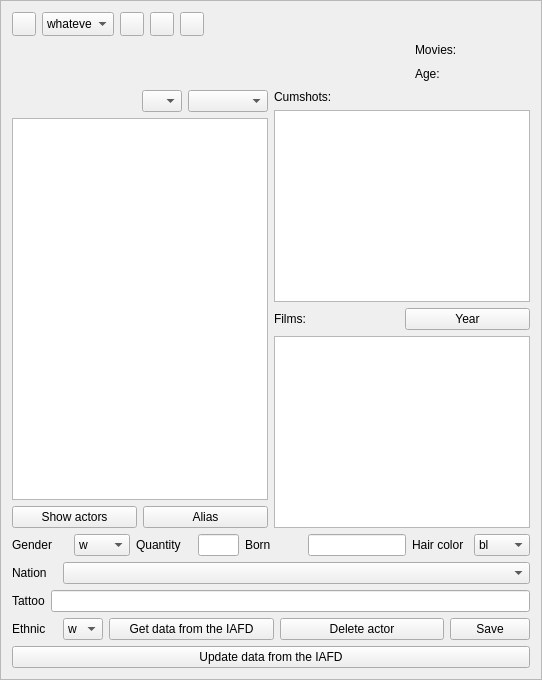
            <widget class="QFrame" name="frame_2">
             <property name="minimumSize">
              <size>
               <width>0</width>
               <height>0</height>
              </size>
             </property>
             <property name="maximumSize">
              <size>
               <width>590</width>
               <height>16777215</height>
              </size>
             </property>
             <property name="frameShape">
              <enum>QFrame::StyledPanel</enum>
             </property>
             <property name="frameShadow">
              <enum>QFrame::Raised</enum>
             </property>
             <layout class="QGridLayout" name="gridLayout_3">
              <item row="0" column="0">
               <layout class="QHBoxLayout" name="horizontalLayout_7">
                <item>
                 <widget class="QPushButton" name="bildAnzeige">
                  <property name="minimumSize">
                   <size>
                    <width>24</width>
                    <height>24</height>
                   </size>
                  </property>
                  <property name="maximumSize">
                   <size>
                    <width>24</width>
                    <height>24</height>
                   </size>
                  </property>
                  <property name="toolTip">
                   <string>Show actor and search for actors
Ctrl+B</string>
                  </property>
                  <property name="whatsThis">
                   <string>The most significant button: shows all information of the actor</string>
                  </property>
                  <property name="text">
                   <string/>
                  </property>
                  <property name="icon">
                   <iconset>
                    <normaloff>pypordb/bild.gif</normaloff>pypordb/bild.gif</iconset>
                  </property>
                  <property name="iconSize">
                   <size>
                    <width>20</width>
                    <height>20</height>
                   </size>
                  </property>
                 </widget>
                </item>
                <item>
                 <widget class="QComboBox" name="comboBoxSex">
                  <property name="minimumSize">
                   <size>
                    <width>72</width>
                    <height>24</height>
                   </size>
                  </property>
                  <property name="maximumSize">
                   <size>
                    <width>72</width>
                    <height>24</height>
                   </size>
                  </property>
                  <property name="toolTip">
                   <string>Gender</string>
                  </property>
                  <property name="whatsThis">
                   <string>Filter selection for gender</string>
                  </property>
                  <item>
                   <property name="text">
                    <string>whatever</string>
                   </property>
                  </item>
                  <item>
                   <property name="text">
                    <string>Male</string>
                   </property>
                  </item>
                  <item>
                   <property name="text">
                    <string>Female</string>
                   </property>
                  </item>
                 </widget>
                </item>
                <item>
                 <widget class="QPushButton" name="pushButtonDarstellerSuchen">
                  <property name="minimumSize">
                   <size>
                    <width>24</width>
                    <height>24</height>
                   </size>
                  </property>
                  <property name="maximumSize">
                   <size>
                    <width>24</width>
                    <height>24</height>
                   </size>
                  </property>
                  <property name="toolTip">
                   <string>Search actor, Ctrl+shift+F</string>
                  </property>
                  <property name="whatsThis">
                   <string>Search for actors</string>
                  </property>
                  <property name="text">
                   <string/>
                  </property>
                  <property name="icon">
                   <iconset>
                    <normaloff>pypordb/suchen.gif</normaloff>pypordb/suchen.gif</iconset>
                  </property>
                  <property name="iconSize">
                   <size>
                    <width>20</width>
                    <height>20</height>
                   </size>
                  </property>
                  <property name="shortcut">
                   <string>Ctrl+Shift+F</string>
                  </property>
                 </widget>
                </item>
                <item>
                 <widget class="QPushButton" name="pushButtonUmbenennen">
                  <property name="minimumSize">
                   <size>
                    <width>24</width>
                    <height>24</height>
                   </size>
                  </property>
                  <property name="maximumSize">
                   <size>
                    <width>24</width>
                    <height>24</height>
                   </size>
                  </property>
                  <property name="toolTip">
                   <string>Rename actor, Ctrl+U</string>
                  </property>
                  <property name="whatsThis">
                   <string>Rename actor</string>
                  </property>
                  <property name="text">
                   <string/>
                  </property>
                  <property name="icon">
                   <iconset>
                    <normaloff>pypordb/umbenennen.gif</normaloff>pypordb/umbenennen.gif</iconset>
                  </property>
                  <property name="iconSize">
                   <size>
                    <width>20</width>
                    <height>20</height>
                   </size>
                  </property>
                  <property name="shortcut">
                   <string>Ctrl+U</string>
                  </property>
                 </widget>
                </item>
                <item>
                 <widget class="QPushButton" name="pushButtonDarstellerBild">
                  <property name="minimumSize">
                   <size>
                    <width>24</width>
                    <height>24</height>
                   </size>
                  </property>
                  <property name="maximumSize">
                   <size>
                    <width>24</width>
                    <height>24</height>
                   </size>
                  </property>
                  <property name="toolTip">
                   <string>Adopt new image of the actor, Ctrl+J</string>
                  </property>
                  <property name="whatsThis">
                   <string>Replace existing image of the actor with a new one</string>
                  </property>
                  <property name="text">
                   <string/>
                  </property>
                  <property name="icon">
                   <iconset>
                    <normaloff>pypordb/user-identity.png</normaloff>pypordb/user-identity.png</iconset>
                  </property>
                  <property name="shortcut">
                   <string>Ctrl+J</string>
                  </property>
                 </widget>
                </item>
                <item>
                 <widget class="QLabel" name="labelAktiv">
                  <property name="minimumSize">
                   <size>
                    <width>70</width>
                    <height>0</height>
                   </size>
                  </property>
                  <property name="text">
                   <string/>
                  </property>
                  <property name="alignment">
                   <set>Qt::AlignRight|Qt::AlignTrailing|Qt::AlignVCenter</set>
                  </property>
                 </widget>
                </item>
               </layout>
              </item>
              <item row="1" column="0">
               <layout class="QVBoxLayout" name="verticalLayout_6">
                <item>
                 <layout class="QGridLayout" name="gridLayout_2">
                  <item row="0" column="0">
                   <widget class="QLabel" name="labelFehler">
                    <property name="minimumSize">
                     <size>
                      <width>391</width>
                      <height>16</height>
                     </size>
                    </property>
                    <property name="maximumSize">
                     <size>
                      <width>391</width>
                      <height>16</height>
                     </size>
                    </property>
                    <property name="text">
                     <string/>
                    </property>
                   </widget>
                  </item>
                  <item row="0" column="1">
                   <widget class="QLabel" name="label_9">
                    <property name="maximumSize">
                     <size>
                      <width>41</width>
                      <height>16</height>
                     </size>
                    </property>
                    <property name="text">
                     <string>Movies:</string>
                    </property>
                   </widget>
                  </item>
                  <item row="0" column="2">
                   <widget class="QLabel" name="labelFilme">
                    <property name="maximumSize">
                     <size>
                      <width>41</width>
                      <height>16</height>
                     </size>
                    </property>
                    <property name="text">
                     <string/>
                    </property>
                   </widget>
                  </item>
                  <item row="1" column="1">
                   <widget class="QLabel" name="label_8">
                    <property name="minimumSize">
                     <size>
                      <width>41</width>
                      <height>16</height>
                     </size>
                    </property>
                    <property name="maximumSize">
                     <size>
                      <width>41</width>
                      <height>16</height>
                     </size>
                    </property>
                    <property name="text">
                     <string>Age:</string>
                    </property>
                   </widget>
                  </item>
                  <item row="1" column="2">
                   <widget class="QLabel" name="labelAlter">
                    <property name="minimumSize">
                     <size>
                      <width>61</width>
                      <height>20</height>
                     </size>
                    </property>
                    <property name="maximumSize">
                     <size>
                      <width>61</width>
                      <height>20</height>
                     </size>
                    </property>
                    <property name="text">
                     <string/>
                    </property>
                   </widget>
                  </item>
                 </layout>
                </item>
                <item>
                 <layout class="QVBoxLayout" name="verticalLayout_5">
                  <item>
                   <layout class="QHBoxLayout" name="horizontalLayout_4">
                    <item>
                     <layout class="QVBoxLayout" name="verticalLayout_4">
                      <item>
                       <layout class="QHBoxLayout" name="horizontalLayout_5">
                        <item>
                         <widget class="QLabel" name="labelText">
                          <property name="text">
                           <string/>
                          </property>
                         </widget>
                        </item>
                        <item>
                         <widget class="QComboBox" name="comboBoxEthnicFilter">
                          <property name="maximumSize">
                           <size>
                            <width>40</width>
                            <height>26</height>
                           </size>
                          </property>
                          <property name="toolTip">
                           <string>Filter on ethnic</string>
                          </property>
                          <property name="whatsThis">
                           <string>Filter partners on ethnic</string>
                          </property>
                          <item>
                           <property name="text">
                            <string/>
                           </property>
                          </item>
                          <item>
                           <property name="text">
                            <string>w</string>
                           </property>
                          </item>
                          <item>
                           <property name="text">
                            <string>a</string>
                           </property>
                          </item>
                          <item>
                           <property name="text">
                            <string>s</string>
                           </property>
                          </item>
                          <item>
                           <property name="text">
                            <string>l</string>
                           </property>
                          </item>
                         </widget>
                        </item>
                        <item>
                         <widget class="QComboBox" name="comboBoxCSFilter">
                          <property name="maximumSize">
                           <size>
                            <width>80</width>
                            <height>29</height>
                           </size>
                          </property>
                          <property name="toolTip">
                           <string>&lt;html&gt;&lt;head&gt;&lt;meta name=&quot;qrichtext&quot; content=&quot;1&quot; /&gt;&lt;style type=&quot;text/css&quot;&gt;
p, li { white-space: pre-wrap; }
&lt;/style&gt;&lt;/head&gt;&lt;body style=&quot; font-family:'Sans Serif'; font-size:9pt; font-weight:400; font-style:normal;&quot;&gt;
&lt;p style=&quot; margin-top:0px; margin-bottom:0px; margin-left:0px; margin-right:0px; -qt-block-indent:0; text-indent:0px;&quot;&gt;Filter on cumshot&lt;/p&gt;&lt;/body&gt;&lt;/html&gt;</string>
                          </property>
                          <property name="whatsThis">
                           <string>Filter on cumshot</string>
                          </property>
                          <item>
                           <property name="text">
                            <string/>
                           </property>
                          </item>
                          <item>
                           <property name="text">
                            <string>f Facial</string>
                           </property>
                          </item>
                          <item>
                           <property name="text">
                            <string>h Handjob</string>
                           </property>
                          </item>
                          <item>
                           <property name="text">
                            <string>t Tits</string>
                           </property>
                          </item>
                          <item>
                           <property name="text">
                            <string>c Creampie</string>
                           </property>
                          </item>
                          <item>
                           <property name="text">
                            <string>x Analcreampie</string>
                           </property>
                          </item>
                          <item>
                           <property name="text">
                            <string>o Oralcreampie</string>
                           </property>
                          </item>
                          <item>
                           <property name="text">
                            <string>v Cunt</string>
                           </property>
                          </item>
                          <item>
                           <property name="text">
                            <string>b Belly</string>
                           </property>
                          </item>
                          <item>
                           <property name="text">
                            <string>a Ass</string>
                           </property>
                          </item>
                          <item>
                           <property name="text">
                            <string>s Others</string>
                           </property>
                          </item>
                         </widget>
                        </item>
                       </layout>
                      </item>
                      <item>
                       <widget class="QListWidget" name="listWidgetDarsteller">
                        <property name="contextMenuPolicy">
                         <enum>Qt::CustomContextMenu</enum>
                        </property>
                        <property name="whatsThis">
                         <string>Has fucked with</string>
                        </property>
                       </widget>
                      </item>
                      <item>
                       <layout class="QHBoxLayout" name="horizontalLayout_6">
                        <item>
                         <widget class="QPushButton" name="pushButtonPartnerZeigen">
                          <property name="toolTip">
                           <string>Show partners</string>
                          </property>
                          <property name="whatsThis">
                           <string>Show actors in first tab</string>
                          </property>
                          <property name="text">
                           <string>Show actors</string>
                          </property>
                         </widget>
                        </item>
                        <item>
                         <widget class="QPushButton" name="pushButtonPseudo">
                          <property name="whatsThis">
                           <string>Add alias</string>
                          </property>
                          <property name="text">
                           <string>Alias</string>
                          </property>
                         </widget>
                        </item>
                       </layout>
                      </item>
                     </layout>
                    </item>
                    <item>
                     <layout class="QVBoxLayout" name="verticalLayout_2">
                      <item>
                       <widget class="QLabel" name="label_16">
                        <property name="text">
                         <string>Cumshots:</string>
                        </property>
                       </widget>
                      </item>
                      <item>
                       <widget class="QListWidget" name="listWidgetStatistik">
                        <property name="font">
                         <font>
                          <family>Monospace</family>
                         </font>
                        </property>
                        <property name="contextMenuPolicy">
                         <enum>Qt::CustomContextMenu</enum>
                        </property>
                        <property name="whatsThis">
                         <string>Cumshot statistic</string>
                        </property>
                       </widget>
                      </item>
                      <item>
                       <layout class="QHBoxLayout" name="horizontalLayout_3">
                        <item>
                         <widget class="QLabel" name="label_17">
                          <property name="text">
                           <string>Films:</string>
                          </property>
                         </widget>
                        </item>
                        <item>
                         <widget class="QPushButton" name="pushButtonSort">
                          <property name="toolTip">
                           <string>Sort on ...</string>
                          </property>
                          <property name="whatsThis">
                           <string>Sort alphabetically or on year</string>
                          </property>
                          <property name="text">
                           <string>Year</string>
                          </property>
                         </widget>
                        </item>
                       </layout>
                      </item>
                      <item>
                       <widget class="QListWidget" name="listWidgetFilme">
                        <property name="contextMenuPolicy">
                         <enum>Qt::CustomContextMenu</enum>
                        </property>
                        <property name="whatsThis">
                         <string>Movies with this actor</string>
                        </property>
                       </widget>
                      </item>
                     </layout>
                    </item>
                   </layout>
                  </item>
                  <item>
                   <layout class="QGridLayout" name="gridLayout">
                    <item row="0" column="0">
                     <layout class="QHBoxLayout" name="horizontalLayout_10">
                      <item>
                       <widget class="QLabel" name="label">
                        <property name="text">
                         <string>Gender</string>
                        </property>
                       </widget>
                      </item>
                      <item>
                       <widget class="QComboBox" name="comboBoxGeschlecht">
                        <item>
                         <property name="text">
                          <string>w</string>
                         </property>
                        </item>
                        <item>
                         <property name="text">
                          <string>m</string>
                         </property>
                        </item>
                       </widget>
                      </item>
                      <item>
                       <widget class="QLabel" name="label_2">
                        <property name="text">
                         <string>Quantity</string>
                        </property>
                       </widget>
                      </item>
                      <item>
                       <widget class="QLineEdit" name="lineEditAnzahl">
                        <property name="sizePolicy">
                         <sizepolicy hsizetype="Fixed" vsizetype="Fixed">
                          <horstretch>0</horstretch>
                          <verstretch>0</verstretch>
                         </sizepolicy>
                        </property>
                        <property name="maximumSize">
                         <size>
                          <width>41</width>
                          <height>16777215</height>
                         </size>
                        </property>
                       </widget>
                      </item>
                      <item>
                       <widget class="QLabel" name="label_7">
                        <property name="text">
                         <string>Born</string>
                        </property>
                       </widget>
                      </item>
                      <item>
                       <widget class="QLineEdit" name="lineEditGeboren">
                        <property name="maximumSize">
                         <size>
                          <width>98</width>
                          <height>16777215</height>
                         </size>
                        </property>
                       </widget>
                      </item>
                      <item>
                       <widget class="QLabel" name="label_3">
                        <property name="text">
                         <string>Hair color</string>
                        </property>
                       </widget>
                      </item>
                      <item>
                       <widget class="QComboBox" name="comboBoxHaarfarbe">
                        <item>
                         <property name="text">
                          <string>bl</string>
                         </property>
                        </item>
                        <item>
                         <property name="text">
                          <string>br</string>
                         </property>
                        </item>
                        <item>
                         <property name="text">
                          <string>r</string>
                         </property>
                        </item>
                        <item>
                         <property name="text">
                          <string>s</string>
                         </property>
                        </item>
                       </widget>
                      </item>
                     </layout>
                    </item>
                    <item row="1" column="0">
                     <layout class="QHBoxLayout" name="horizontalLayout_15">
                      <item>
                       <widget class="QLabel" name="label_4">
                        <property name="maximumSize">
                         <size>
                          <width>45</width>
                          <height>18</height>
                         </size>
                        </property>
                        <property name="text">
                         <string>Nation</string>
                        </property>
                       </widget>
                      </item>
                      <item>
                       <widget class="QComboBox" name="comboBoxNation"/>
                      </item>
                     </layout>
                    </item>
                    <item row="2" column="0">
                     <layout class="QHBoxLayout" name="horizontalLayout_12">
                      <item>
                       <widget class="QLabel" name="label_5">
                        <property name="maximumSize">
                         <size>
                          <width>45</width>
                          <height>18</height>
                         </size>
                        </property>
                        <property name="text">
                         <string>Tattoo</string>
                        </property>
                       </widget>
                      </item>
                      <item>
                       <widget class="QLineEdit" name="lineEditTattoo"/>
                      </item>
                     </layout>
                    </item>
                    <item row="3" column="0">
                     <layout class="QHBoxLayout" name="horizontalLayout">
                      <item>
                       <widget class="QLabel" name="label_6">
                        <property name="maximumSize">
                         <size>
                          <width>45</width>
                          <height>18</height>
                         </size>
                        </property>
                        <property name="text">
                         <string>Ethnic</string>
                        </property>
                       </widget>
                      </item>
                      <item>
                       <widget class="QComboBox" name="comboBoxEthnic">
                        <property name="maximumSize">
                         <size>
                          <width>40</width>
                          <height>26</height>
                         </size>
                        </property>
                        <item>
                         <property name="text">
                          <string>w</string>
                         </property>
                        </item>
                        <item>
                         <property name="text">
                          <string>a</string>
                         </property>
                        </item>
                        <item>
                         <property name="text">
                          <string>s</string>
                         </property>
                        </item>
                        <item>
                         <property name="text">
                          <string>l</string>
                         </property>
                        </item>
                       </widget>
                      </item>
                      <item>
                       <widget class="QPushButton" name="pushButtonIAFDholen">
                        <property name="toolTip">
                         <string>Get actors information from the IAFD, Ctrl+I</string>
                        </property>
                        <property name="text">
                         <string>Get data from the IAFD</string>
                        </property>
                        <property name="shortcut">
                         <string>Ctrl+I</string>
                        </property>
                       </widget>
                      </item>
                      <item>
                       <widget class="QPushButton" name="pushButtonDarstellerLoeschen">
                        <property name="toolTip">
                         <string>Delete all information from this actor inclusive the image, Ctrl+L</string>
                        </property>
                        <property name="text">
                         <string>Delete actor</string>
                        </property>
                        <property name="shortcut">
                         <string>Ctrl+L</string>
                        </property>
                       </widget>
                      </item>
                      <item>
                       <widget class="QPushButton" name="pushButtonDarstellerspeichern">
                        <property name="maximumSize">
                         <size>
                          <width>80</width>
                          <height>16777215</height>
                         </size>
                        </property>
                        <property name="toolTip">
                         <string>Save changes, Ctrl+S</string>
                        </property>
                        <property name="whatsThis">
                         <string>Save actor data</string>
                        </property>
                        <property name="text">
                         <string>Save</string>
                        </property>
                        <property name="shortcut">
                         <string>Ctrl+S</string>
                        </property>
                       </widget>
                      </item>
                     </layout>
                    </item>
                    <item row="4" column="0">
                     <widget class="QPushButton" name="pushButtonIAFDBackground">
                      <property name="toolTip">
                       <string>Update actors data from the IAFD, Ctrl+shift+A</string>
                      </property>
                      <property name="text">
                       <string>Update data from the IAFD</string>
                      </property>
                      <property name="shortcut">
                       <string>Ctrl+Shift+A</string>
                      </property>
                     </widget>
                    </item>
                   </layout>
                  </item>
                 </layout>
                </item>
               </layout>
              </item>
             </layout>
            </widget>
